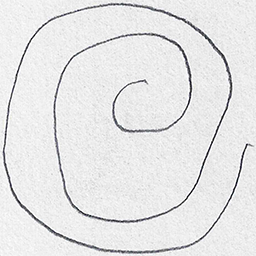
#> input picture API/dataset/spiral/testing/healthy/V01HE01.png, 256 x 256 px, found by its file name; its folder holds 3 pictures in this run
$ python visualize.py
#> lines starting #> are read from the running program, lines starting #| are printed output that depends on the picture
import os
import pickle
import cv2
import numpy as np
from sklearn.model_selection import train_test_split, cross_val_score
from sklearn.preprocessing import StandardScaler
from sklearn.neighbors import KNeighborsClassifier
from sklearn.svm import SVC
import matplotlib.pyplot as plt

def save_model_scaler(model, scaler, model_filename="model.pkl", scaler_filename="scaler.pkl"):
    with open(model_filename, 'wb') as f:
        pickle.dump(model, f)
    with open(scaler_filename, 'wb') as f:
        pickle.dump(scaler, f)
    print(f"Model and scaler saved successfully to {model_filename} and {scaler_filename}")

def preprocess_image(image_path, scaler):
    image = cv2.imread(image_path, cv2.IMREAD_GRAYSCALE)
    image = cv2.resize(image, (64, 64))
    image = image.flatten()
    image = scaler.transform([image])
    return image

def load_data(data_dir):
#> called with data_dir = 'dataset'
    data = []
    labels = []
    for category in ["healthy", "parkinson"]:
        for dataset in ["spiral", "wave"]:
            for split in ["training", "testing"]:
                path = os.path.join(data_dir, dataset, split, category)
                for file in os.listdir(path):
                    image = cv2.imread(os.path.join(path, file), cv2.IMREAD_GRAYSCALE)
#> image: shape (256, 256); min 0, max 255, mean 229.7
                    image = cv2.resize(image, (64, 64))
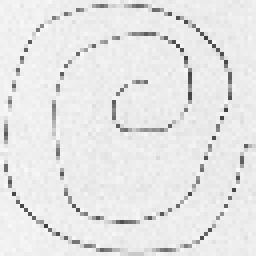
#> image: shape (64, 64) (shown 4 times larger); min 62, max 251, mean 229.8
                    data.append(image.flatten())
                    labels.append(category)
#> pass 2 of the loop in load_data, `for category in ["healthy", "parkinson"]:`:
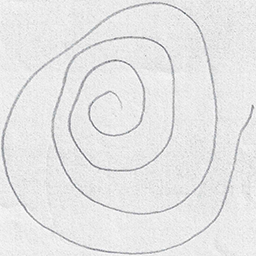
#> input picture API/dataset/spiral/testing/parkinson/V01PE01.png, 256 x 256 px, found by its file name
#> in load_data, `image = cv2.resize(image, (64, 64))`:
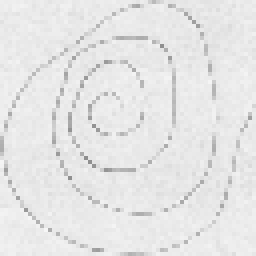
#> image: shape (64, 64) (shown 4 times larger); min 142, max 246, mean 229.7
    return np.array(data), np.array(labels)

data_dir = "dataset"
data, labels = load_data(data_dir)

X_train, X_test, y_train, y_test = train_test_split(data, labels, test_size=0.2, random_state=42)

scaler = StandardScaler()
X_train = scaler.fit_transform(X_train)
X_test = scaler.transform(X_test)

knn = KNeighborsClassifier(n_neighbors=3)
knn_scores = cross_val_score(knn, X_train, y_train, cv=5)
knn_mean_score = np.mean(knn_scores)
knn.fit(X_train, y_train)
knn_train_acc = knn.score(X_train, y_train)
knn_test_acc = knn.score(X_test, y_test)
print(f"KNN Cross-Validation Score: {knn_mean_score}")
print(f"KNN Train Accuracy: {knn_train_acc}")
print(f"KNN Test Accuracy: {knn_test_acc}")

svm = SVC(probability=True)
svm_scores = cross_val_score(svm, X_train, y_train, cv=5)
svm_mean_score = np.mean(svm_scores)
svm.fit(X_train, y_train)
svm_train_acc = svm.score(X_train, y_train)
svm_test_acc = svm.score(X_test, y_test)
print(f"SVM Cross-Validation Score: {svm_mean_score}")
print(f"SVM Train Accuracy: {svm_train_acc}")
print(f"SVM Test Accuracy: {svm_test_acc}")

# Plot train and test accuracy for each algorithm
labels = ['KNN', 'SVM']
train_accuracy = [knn_train_acc, svm_train_acc]
test_accuracy = [knn_test_acc, svm_test_acc]

x = np.arange(len(labels))
width = 0.35

fig, ax = plt.subplots()
rects1 = ax.bar(x - width/2, train_accuracy, width, label='Train Accuracy')
rects2 = ax.bar(x + width/2, test_accuracy, width, label='Test Accuracy')

ax.set_ylabel('Accuracy')
ax.set_title('Train and Test Accuracy by Algorithm')
ax.set_xticks(x)
ax.set_xticklabels(labels)
ax.legend()

fig.tight_layout()

plt.show()
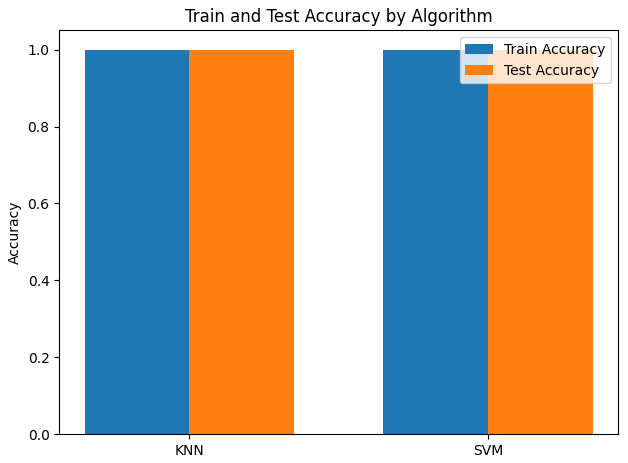
#> figure drawn by matplotlib, 1 panel
